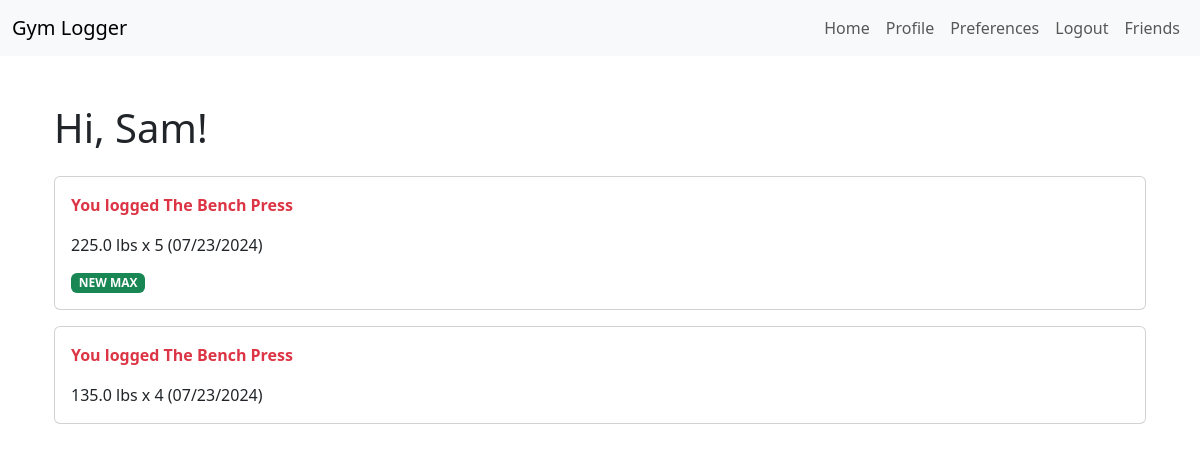
The page /index (signed in) on the database its author committed.
### app/models.py (models this page shows, shortened)
class User(UserMixin, db.Model):
    __tablename__ = 'user'
    id: so.Mapped[int] = so.mapped_column(primary_key=True)
    username: so.Mapped[str] = so.mapped_column(sa.String(64), index=True, unique=True)
    email: so.Mapped[str] = so.mapped_column(sa.String(120), index=True, unique=True)
    password_hash: so.Mapped[Optional[str]] = so.mapped_column(sa.String(256))
    exercises: so.WriteOnlyMapped[List['Exercise']] = so.relationship('Exercise', back_populates='author', lazy='dynamic')
    weight_unit: so.Mapped[str] = so.mapped_column(sa.String(3), default='lbs')
    date_display: so.Mapped[str] = so.mapped_column(sa.String(10), default='%m/%d/%Y')
    friend_code: so.Mapped[str] = so.mapped_column(sa.String(6), index=True, unique=True, default=lambda: User.generate_friend_code())
    friends: so.WriteOnlyMapped[List['User']] = so.relationship(
        'User', secondary='friendship',
        primaryjoin=id == friendship.c.user_id,
        secondaryjoin=id == friendship.c.friend_id,
        backref='friend_of'
    )
    is_public: so.Mapped[bool] = so.mapped_column(sa.Boolean, default=False)

class Progression(db.Model):
    __tablename__ = 'progressions'
    id: so.Mapped[int] = so.mapped_column(sa.Integer, primary_key=True)
    rep: so.Mapped[int] = so.mapped_column(sa.Integer)
    weight: so.Mapped[float] = so.mapped_column(sa.Float, default=0)
    date: so.Mapped[datetime] = so.mapped_column(sa.DateTime(timezone=True), default=datetime.now(timezone.utc))
    exercise_id: so.Mapped[int] = so.mapped_column(sa.Integer, sa.ForeignKey(Exercise.id), index=True)
    exercise: so.Mapped[Exercise] = so.relationship('Exercise', back_populates='progressions')
    def simplified_date(self):
        return self.date.strftime(self.exercise.author.date_display)
    def is_max(self):
        return self.id == self.exercise.get_max()

class Exercise(db.Model):
    __tablename__ = 'exercises'
    id: so.Mapped[int] = so.mapped_column(primary_key=True)
    exercise_name: so.Mapped[str] = so.mapped_column(sa.String(100))
    user_id: so.Mapped[int] = so.mapped_column(sa.Integer, sa.ForeignKey(User.id), index=True)
    author: so.Mapped[User] = so.relationship('User', back_populates='exercises')
    progressions: so.Mapped[List['Progression']] = so.relationship('Progression', back_populates='exercise', lazy=True, order_by='Progression.id', cascade='all, delete-orphan')
    def get_max(self):
        return max(self.progressions, key=lambda x: x.weight * x.rep).id

### app/routes.py (the view)
@app.route('/')
@app.route('/index')
@login_required
def index():
    user_exercises = db.session.scalars(current_user.exercises.select()).all()
    friend_exercises = db.session.scalars(
        sa.select(Exercise).where(
            Exercise.user_id.in_(
                db.session.scalars(current_user.friends.select().with_only_columns(User.id)).all()
            )
        )
    ).all()
    all_exercises = user_exercises + friend_exercises
    all_progressions = []
    for exercise in all_exercises:
        for progression in exercise.progressions:
            all_progressions.append(progression)
    all_progressions.sort(key=lambda x: x.date, reverse=True)
    return render_template('index.html', title='Home Page', exercises=all_progressions[:10])

### app/models.py (called while the page is built)
@login.user_loader
def load_user(id):
    return db.session.get(User, int(id))

### app/templates/index.html
{% extends "base.html" %}
{% block content %}
<div class="container mt-5">
    <h1 class="mb-4">Hi, {{ current_user.username }}!</h1>
    {% if exercises|length == 0 %}
        <p class="text-muted">No exercises added yet. Add some on <a href="{{ url_for('profile', user_id=current_user.id) }}">your profile</a>.</p>
    {% else %}
        {% for progression in exercises %}
            <div class="card mb-3">
                <div class="col">
                    <div class="card-body">
                        {% if progression.exercise.author == current_user %}
                        <p class="card-title mb-3 text-danger"><strong>You logged {{ progression.exercise.exercise_name }}</strong></p>
                        {% else %}
                        <p class="card-title mb-3 text-primary"><strong>{{ progression.exercise.author.username }} logged {{ progression.exercise.exercise_name }}</strong></p>
                        {% endif %}
                        <div>
                            <p class="card-text">{{ progression.weight }} {{ progression.exercise.author.weight_unit}} x {{ progression.rep }}  ({{ progression.simplified_date() }})</p>
                            {% if progression.is_max() %}
                            <p class="card-text badge bg-success"><strong>NEW MAX</strong></p>
                            {% endif %}
                        </div>
                    </div>
                </div>
            </div>
        {% endfor %}
    {% endif %}
</div>
{% endblock %}

### rows shown on the page
User: username "Sam"
Progression: exercise.exercise_name "The Bench Press", weight "225.0", exercise.author.weight_unit "lbs", rep "5", simplified_date "07/23/2024", shows "NEW MAX"
Progression: exercise.exercise_name "The Bench Press", weight "135.0", exercise.author.weight_unit "lbs", rep "4", simplified_date "07/23/2024"
